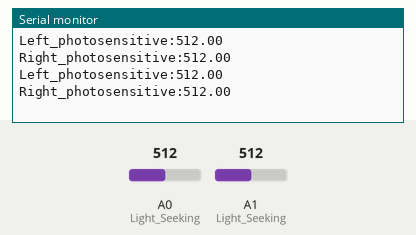
Bench run of a sketch on a simulated Arduino Uno, built with avr-gcc and run on an emulated ATmega328P. Shown: the last lines printed to the serial monitor. The test bench sets the inputs (shaded band); at power-on: A0 (Light_Seeking) = 512, A1 (Light_Seeking) = 512.

Above: at 1.8 s.
1.9 s: A0 (Light_Seeking) set to 716
At 2.8 s:
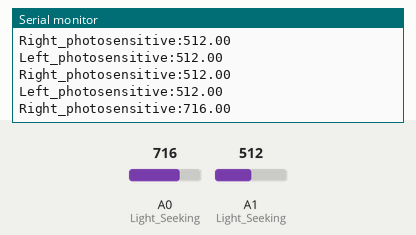
3.4 s: A1 (Light_Seeking) set to 716
At 4.6 s:
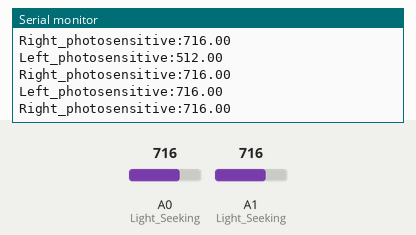
4.9 s: A0 (Light_Seeking) set to 900
At 5.4 s:
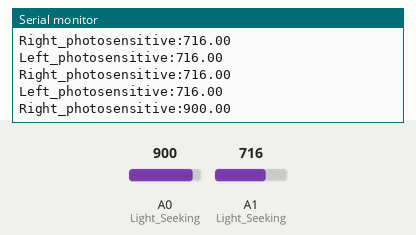
6.4 s: A1 (Light_Seeking) set to 900
At 7.8 s:
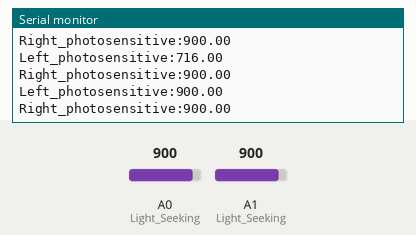
Timing chart, 0 to 8.9 s (numbered marks = the images above; inputs shaded):
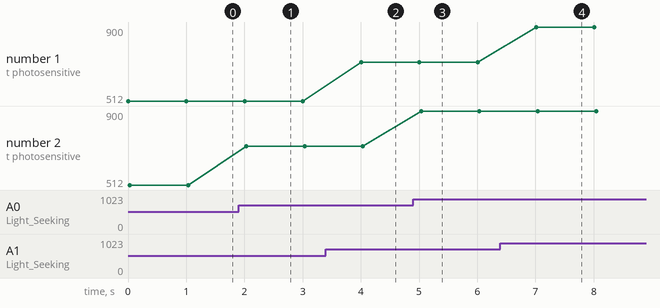

The sketch:

Test_1_Light_Seeking_Signal.ino
```cpp
volatile float Right_photosensitive;
volatile float Left_photosensitive;

void Light_Seeking() {
  Right_photosensitive = analogRead(A0);
  Left_photosensitive = analogRead(A1);
  Serial.print("Left_photosensitive:");
  Serial.println(Left_photosensitive);
  Serial.print("Right_photosensitive:");
  Serial.println(Right_photosensitive);
  Serial.println("");
  delay(1000);
}

void setup(){
  Left_photosensitive = 0;
  Right_photosensitive = 0;
  Serial.begin(9600);
  pinMode(A0, INPUT);
  pinMode(A1, INPUT);
}

void loop(){
  Light_Seeking();

}
```

Measured:
- after the input at 1.9 s, the serial monitor: prints a new line after 0.13 s (image 1)
- after the input at 3.4 s, the serial monitor: prints a new line after 0.61 s (image 2)
- after the input at 4.9 s, the serial monitor: prints a new line after 0.14 s (image 3)
- after the input at 6.4 s, the serial monitor: prints a new line after 0.61 s (image 4)
- plotted number 2: 512 → 716 after the input at 1.9 s, 716 → 900 after the input at 4.9 s
